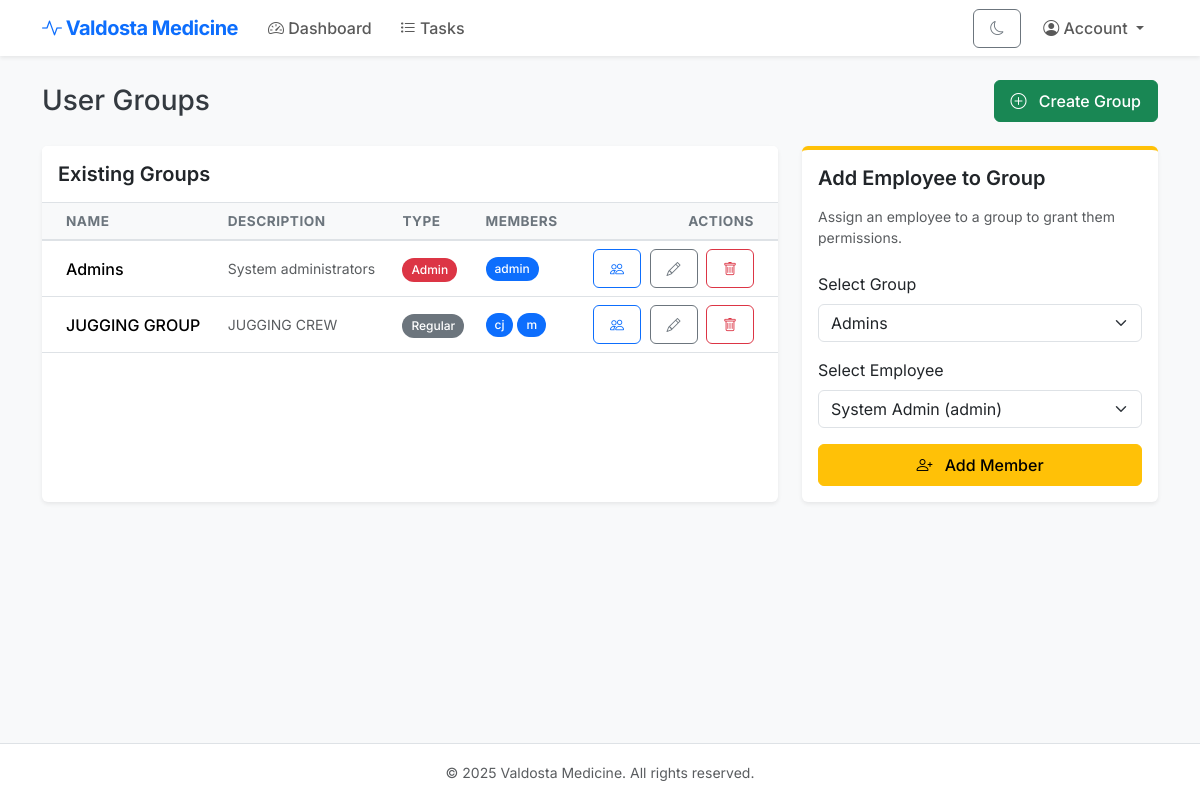
The app's page /groups (signed in) with its own data.
### models.py (models this page shows)
class Group(db.Model):
    __tablename__ = "groups"
    id = db.Column(db.Integer, primary_key=True)
    name = db.Column(db.String(100), unique=True, nullable=False)
    description = db.Column(db.Text)
    is_admin_group = db.Column(db.Boolean, default=False)
    users = db.relationship("User", secondary="user_groups", back_populates="groups")
    tasks = db.relationship("Task", back_populates="assigned_group")

class User(db.Model):
    __tablename__ = "users"
    id = db.Column(db.Integer, primary_key=True)
    username = db.Column(db.String(64), unique=True, nullable=False)
    password_hash = db.Column(db.String(255), nullable=False)
    is_active = db.Column(db.Boolean, default=True)
    employee = db.relationship("Employee", back_populates="user", uselist=False)
    groups = db.relationship("Group", secondary="user_groups", back_populates="users")
    created_tasks = db.relationship("Task", back_populates="creator", foreign_keys="Task.created_by_user_id")
    def is_admin(self):
        return any(g.is_admin_group for g in self.groups)

### app.py (the view)
    @app.route("/groups")
    @login_required
    def groups():
        all_groups = Group.query.all()
        users = User.query.all()
        employees = Employee.query.all()
        return render_template("groups.html", groups=all_groups, users=users, employees=employees)

### models.py (called while the page is built)
    def full_name(self):
        return f"{self.first_name} {self.last_name}"

### templates/groups.html (shortened to what this page needs)
{% extends "base.html" %}
{% block content %}
<div class="d-flex justify-content-between align-items-center mb-4">
    <h2 class="h3 mb-0">User Groups</h2>
    <button class="btn btn-success" data-bs-toggle="modal" data-bs-target="#createGroupModal">
        <i class="bi bi-plus-circle me-2"></i> Create Group
    </button>
</div>
<div class="row g-4">
    <div class="col-lg-8">
        <div class="card shadow-sm h-100">
            <div class="card-header bg-white py-3 border-bottom">
                <h5 class="card-title mb-0">Existing Groups</h5>
            </div>
            <div class="card-body p-0">
                <div class="table-responsive">
                    <table class="table table-hover mb-0 align-middle">
                        <thead class="table-light">
                            <tr>
                                <th class="ps-4">Name</th>
                                <th>Description</th>
                                <th>Type</th>
                                <th>Members</th>
                                <th class="text-end pe-4">Actions</th>
                            </tr>
                        </thead>
                        <tbody>
                            {% for g in groups %}
                            <tr>
                                <td class="ps-4 fw-medium">{{ g.name }}</td>
                                <td class="text-muted small">{{ g.description or '-' }}</td>
                                <td>
                                    {% if g.is_admin_group %}
                                        <span class="badge rounded-pill bg-danger">Admin</span>
                                    {% else %}
                                        <span class="badge rounded-pill bg-secondary">Regular</span>
                                    {% endif %}
                                </td>
                                <td>
                                    <div class="d-flex flex-wrap gap-1">
                                        {% if g.users %}
                                            {% for u in g.users %}
                                                <span class="badge rounded-pill bg-primary" title="{{ u.username }}">{{ u.username }}</span>
                                            {% endfor %}
                                        {% else %}
                                            <span class="text-muted small fst-italic">No members</span>
                                        {% endif %}
                                    </div>
                                </td>
                                <td class="text-end pe-4">
                                    <button class="btn btn-sm btn-outline-primary me-1"
                                            data-bs-toggle="modal"
                                            data-bs-target="#viewGroupModal{{ g.id }}"
                                            title="View/Manage Members">
                                        <i class="bi bi-people"></i>
                                    </button>
                                    <button class="btn btn-sm btn-outline-secondary me-1"
                                            data-bs-toggle="modal"
                                            data-bs-target="#editGroupModal{{ g.id }}"
                                            title="Edit Group">
                                        <i class="bi bi-pencil"></i>
                                    </button>
                                    <button class="btn btn-sm btn-outline-danger"
                                            data-bs-toggle="modal"
                                            data-bs-target="#deleteGroupModal{{ g.id }}"
                                            title="Delete Group">
                                        <i class="bi bi-trash"></i>
                                    </button>
                                </td>
                            </tr>
                            {% else %}
                            <tr><td colspan="5" class="text-center text-muted py-4">No groups found.</td></tr>
                            {% endfor %}
                        </tbody>
                    </table>
                </div>
            </div>
        </div>
    </div>
    <div class="col-lg-4">
        <div class="card shadow-sm border-warning border-top border-4">
            <div class="card-body">
                <h5 class="card-title mb-3">Add Employee to Group</h5>
                <p class="card-text text-muted small mb-4">Assign an employee to a group to grant them permissions.</p>
                <form method="POST" action="" id="addUserForm">
                    <div class="mb-3">
                        <label class="form-label">Select Group</label>
                        <select class="form-select" name="group_id" id="groupSelect">
                            {% for g in groups %}
                            <option value="{{ g.id }}">{{ g.name }}</option>
                            {% endfor %}
                        </select>
                    </div>
                    <div class="mb-3">
                        <label class="form-label">Select Employee</label>
                        <select class="form-select" name="employee_id">
                            {% for e in employees %}
                                <option value="{{ e.id }}">{{ e.full_name() }} {% if e.user %}({{ e.user.username }}){% else %}(No User Account){% endif %}</option>
                            {% endfor %}
                        </select>
                    </div>
                    <button class="btn btn-warning w-100"><i class="bi bi-person-plus me-2"></i> Add Member</button>
                </form>
            </div>
        </div>
    </div>
</div>
{% endblock %}

### static/style.css (style rules this page uses)
body { font-family: 'Inter', sans-serif; background-color: #f8f9fa; color: #343a40; }
h1, h2, h3, h4, h5, h6 { font-weight: 600; color: #212529; }
.card { border: none; box-shadow: 0 0.125rem 0.25rem rgba(0, 0, 0, 0.075); transition: transform 0.2s ease-in-out, box-shadow 0.2s ease-in-out; }
.btn { border-radius: 0.375rem; font-weight: 500; padding: 0.5rem 1rem; }
.table { vertical-align: middle; }
.table thead th { border-top: none; border-bottom: 2px solid #dee2e6; font-size: 0.85rem; text-transform: uppercase; letter-spacing: 0.5px; color: #6c757d; }
.badge { font-weight: 500; padding: 0.5em 0.75em; }
body, .card, .navbar, .footer, .table, .modal-content, .form-control, .form-select, .dropdown-menu, .badge, .nav-link, .btn { transition: background-color .25s ease, color .25s ease, border-color .25s ease, box-shadow .25s ease; }

### records on screen
Group: name "Admins", description "System administrators", is_admin_group "Admin"
User: username "admin"
Group: name "JUGGING GROUP", description "JUGGING CREW", is_admin_group "Regular"
User: username "cj"
User: username "m"

### other values on screen
form field group_id "Admins"
form field employee_id "System Admin (admin)"
